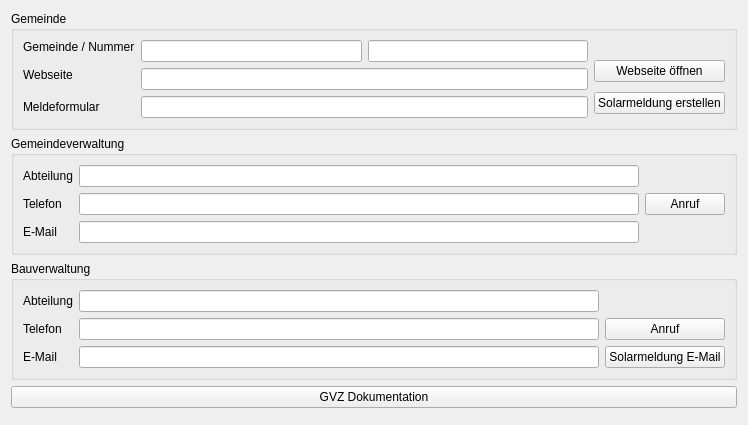
      <widget class="QWidget" name="sw_Municipality">
       <property name="minimumSize">
        <size>
         <width>748</width>
         <height>0</height>
        </size>
       </property>
       <layout class="QVBoxLayout" name="verticalLayout_7">
        <item>
         <widget class="QGroupBox" name="groupBox_3">
          <property name="sizePolicy">
           <sizepolicy hsizetype="Preferred" vsizetype="Fixed">
            <horstretch>0</horstretch>
            <verstretch>0</verstretch>
           </sizepolicy>
          </property>
          <property name="title">
           <string>Gemeinde</string>
          </property>
          <layout class="QGridLayout" name="gridLayout_6">
           <item row="0" column="0">
            <widget class="QLabel" name="label_16">
             <property name="text">
              <string>Gemeinde / Nummer</string>
             </property>
            </widget>
           </item>
           <item row="0" column="1" rowspan="2">
            <layout class="QHBoxLayout" name="horizontalLayout_20">
             <item>
              <widget class="QLineEdit" name="pvp_building_municipalityName">
               <property name="text">
                <string/>
               </property>
               <property name="readOnly">
                <bool>true</bool>
               </property>
              </widget>
             </item>
             <item>
              <widget class="QLineEdit" name="pvp_building_municipalityCode">
               <property name="text">
                <string/>
               </property>
               <property name="readOnly">
                <bool>true</bool>
               </property>
              </widget>
             </item>
            </layout>
           </item>
           <item row="1" column="2" rowspan="2">
            <widget class="QPushButton" name="openMunicipalityWebsite">
             <property name="text">
              <string>Webseite öffnen</string>
             </property>
            </widget>
           </item>
           <item row="2" column="0">
            <widget class="QLabel" name="label_46">
             <property name="text">
              <string>Webseite</string>
             </property>
            </widget>
           </item>
           <item row="2" column="1" rowspan="2">
            <widget class="QLineEdit" name="pvp_municipality_website">
             <property name="text">
              <string/>
             </property>
             <property name="readOnly">
              <bool>true</bool>
             </property>
            </widget>
           </item>
           <item row="3" column="2" rowspan="2">
            <widget class="QPushButton" name="createBuildingForm">
             <property name="text">
              <string>Solarmeldung erstellen</string>
             </property>
            </widget>
           </item>
           <item row="4" column="0">
            <widget class="QLabel" name="label_18">
             <property name="text">
              <string>Meldeformular</string>
             </property>
            </widget>
           </item>
           <item row="4" column="1">
            <widget class="QLineEdit" name="evu_5">
             <property name="text">
              <string/>
             </property>
             <property name="readOnly">
              <bool>true</bool>
             </property>
            </widget>
           </item>
          </layout>
         </widget>
        </item>
        <item>
         <widget class="QGroupBox" name="groupBox_10">
          <property name="sizePolicy">
           <sizepolicy hsizetype="Preferred" vsizetype="Fixed">
            <horstretch>0</horstretch>
            <verstretch>0</verstretch>
           </sizepolicy>
          </property>
          <property name="title">
           <string>Gemeindeverwaltung</string>
          </property>
          <layout class="QGridLayout" name="gridLayout_5">
           <item row="0" column="0">
            <widget class="QLabel" name="label_17">
             <property name="text">
              <string>Abteilung</string>
             </property>
            </widget>
           </item>
           <item row="0" column="1">
            <widget class="QLineEdit" name="pvp_municipality_mainContact_company">
             <property name="text">
              <string/>
             </property>
             <property name="readOnly">
              <bool>true</bool>
             </property>
            </widget>
           </item>
           <item row="1" column="0">
            <widget class="QLabel" name="label_42">
             <property name="text">
              <string>Telefon</string>
             </property>
            </widget>
           </item>
           <item row="1" column="1">
            <widget class="QLineEdit" name="pvp_municipality_mainContact_phone">
             <property name="text">
              <string/>
             </property>
             <property name="readOnly">
              <bool>true</bool>
             </property>
            </widget>
           </item>
           <item row="1" column="2">
            <widget class="QPushButton" name="callMunicipalityMainContactPhone">
             <property name="text">
              <string>Anruf</string>
             </property>
            </widget>
           </item>
           <item row="2" column="0">
            <widget class="QLabel" name="label_43">
             <property name="text">
              <string>E-Mail</string>
             </property>
            </widget>
           </item>
           <item row="2" column="1">
            <widget class="QLineEdit" name="pvp_municipality_mainContact_email">
             <property name="text">
              <string/>
             </property>
             <property name="readOnly">
              <bool>true</bool>
             </property>
            </widget>
           </item>
          </layout>
         </widget>
        </item>
        <item>
         <widget class="QGroupBox" name="groupBox_11">
          <property name="sizePolicy">
           <sizepolicy hsizetype="Preferred" vsizetype="Fixed">
            <horstretch>0</horstretch>
            <verstretch>0</verstretch>
           </sizepolicy>
          </property>
          <property name="title">
           <string>Bauverwaltung</string>
          </property>
          <layout class="QGridLayout" name="gridLayout_4">
           <item row="0" column="0">
            <widget class="QLabel" name="label_19">
             <property name="text">
              <string>Abteilung</string>
             </property>
            </widget>
           </item>
           <item row="0" column="1">
            <widget class="QLineEdit" name="pvp_municipality_buildingContact_company">
             <property name="text">
              <string/>
             </property>
             <property name="readOnly">
              <bool>true</bool>
             </property>
            </widget>
           </item>
           <item row="1" column="0">
            <widget class="QLabel" name="label_44">
             <property name="text">
              <string>Telefon</string>
             </property>
            </widget>
           </item>
           <item row="1" column="1">
            <widget class="QLineEdit" name="pvp_municipality_buildingContact_phone">
             <property name="text">
              <string/>
             </property>
             <property name="readOnly">
              <bool>true</bool>
             </property>
            </widget>
           </item>
           <item row="1" column="2">
            <widget class="QPushButton" name="callMunicipalityBuildingContactPhone">
             <property name="text">
              <string>Anruf</string>
             </property>
            </widget>
           </item>
           <item row="2" column="0">
            <widget class="QLabel" name="label_45">
             <property name="text">
              <string>E-Mail</string>
             </property>
            </widget>
           </item>
           <item row="2" column="1">
            <widget class="QLineEdit" name="pvp_municipality_buildingContact_email">
             <property name="text">
              <string/>
             </property>
             <property name="readOnly">
              <bool>true</bool>
             </property>
            </widget>
           </item>
           <item row="2" column="2">
            <widget class="QPushButton" name="composeBuildingEmail">
             <property name="text">
              <string>Solarmeldung E-Mail</string>
             </property>
            </widget>
           </item>
          </layout>
         </widget>
        </item>
        <item>
         <widget class="QPushButton" name="createGvzDocumentation">
          <property name="text">
           <string>GVZ Dokumentation</string>
          </property>
         </widget>
        </item>
        <item>
         <widget class="QFrame" name="frame_9">
          <property name="frameShape">
           <enum>QFrame::StyledPanel</enum>
          </property>
          <property name="frameShadow">
           <enum>QFrame::Raised</enum>
          </property>
         </widget>
        </item>
       </layout>
      </widget>
